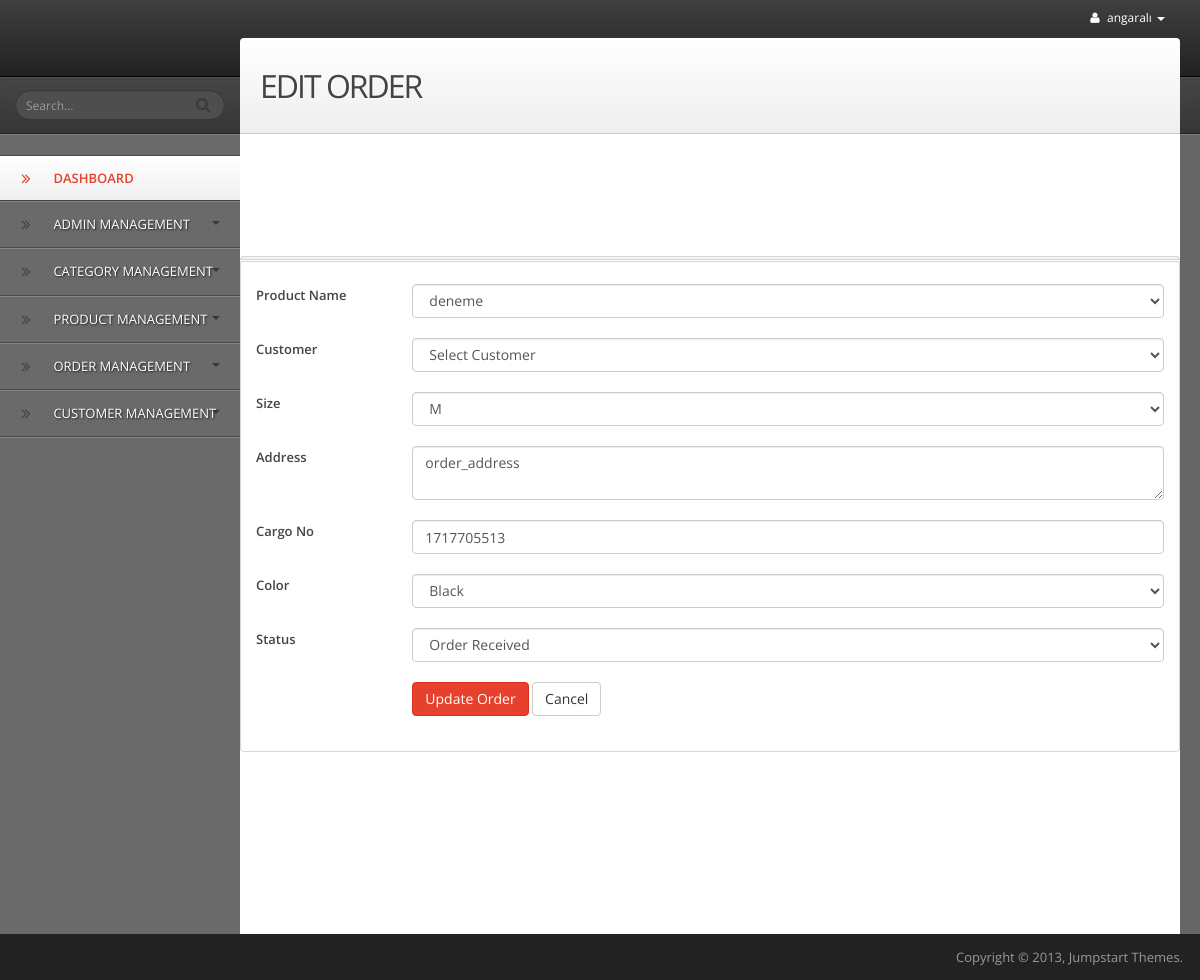
/back-end/admin_panel/edit_order.php?id=4 (signed in), run on the app's committed database.
### tables this page shows
CREATE TABLE `order_table` (
  `order_id` int(11) NOT NULL,
  `product_id` int(11) NOT NULL,
  `customer_id` int(11) NOT NULL,
  `order_address` varchar(5000) NOT NULL,
  `cargo_no` int(11) NOT NULL,
  `color` varchar(20) NOT NULL,
  `size` varchar(20) NOT NULL,
  `order_status` varchar(40) NOT NULL
);

### back-end/admin_panel/edit_order.php (the view, shortened to what this page needs)
<?php
include("config.php");
$servername = "localhost";
$username = "root";
$password = "";
$dbname = "test";
$conn = new mysqli($servername, $username, $password, $dbname);
$order_id = $_GET['id'];
$sql = "SELECT * FROM order_table WHERE order_id = $order_id";
$result = $conn->query($sql);
if ($result->num_rows > 0) {
    $row = $result->fetch_assoc();
} else {
    echo "Order not found.";
    exit();
}
$product_sql = "SELECT * FROM product_table";
$product_result = $conn->query($product_sql);
?>
<?php include('header.php'); ?>
<body>
    <div id="wrapper">
        <?php include('top_bar.php'); ?>
        <?php include('left_sidebar.php'); ?>
        <div id="content">
            <div id="content-header">
                <h1>EDIT ORDER</h1>
            </div>
            <div class="portlet">
                <div class="portlet-header"></div>
                <div class="portlet-content">
                    <form action="edit_order.php" method="POST" class="form-horizontal" role="form">
                        <div class="form-group">
                            <label class="col-md-2">Product Name</label>
                            <div class="col-md-10">
                                <select name="product_id" class="form-control" required>
                                    <?php
                                    if ($product_result->num_rows > 0) {
                                        while($product_row = $product_result->fetch_assoc()) {
                                            $selected = ($product_row['product_id'] == $row['product_id']) ? 'selected' : '';
                                            echo "<option value='" . $product_row['product_id'] . "' $selected>" . $product_row['product_name'] . "</option>";
                                        }
                                    }
                                    ?>
                                </select>
                            </div>
                        </div>
                        <div class="form-group">
                            <label class="col-md-2">Customer</label>
                            <div class="col-md-10">
                                <select name="customer_id" class="form-control" required>
                                    <option value="">Select Customer</option>
                                </select>
                            </div>
                        </div>
                        <div class="form-group">
                            <label class="col-md-2">Size</label>
                            <div class="col-md-10">
                                <select name="size" class="form-control" required>
                                    <option value="M" <?php echo ($row['size'] == 'M') ? 'selected' : ''; ?>>M</option>
                                </select>
                            </div>
                        </div>
                        <div class="form-group">
                            <label class="col-md-2">Address</label>
                            <div class="col-md-10">
                                <textarea name="order_address" class="form-control" placeholder="Address" required><?php echo $row['order_address']; ?></textarea>
                            </div>
                        </div>
                        <div class="form-group">
                            <label class="col-md-2">Cargo No</label>
                            <div class="col-md-10">
                            <input type="text" name="cargo_no" class="form-control" value="<?php echo $row['cargo_no']; ?>" required>
                            </div>
                        </div>
                        <div class="form-group">
                            <label class="col-md-2">Color</label>
                            <div class="col-md-10">
                                <select name="color" class="form-control" required>
                                    <option value="black" <?php echo ($row['color'] == 'black') ? 'selected' : ''; ?>>Black</option>
                                </select>
                            </div>
                        </div>
                        <div class="form-group">
                            <label class="col-md-2">Status</label>
                            <div class="col-md-10">
                                <select name="order_status" class="form-control" required>
                                    <option value="order received" <?php echo ($row['order_status'] == 'order received') ? 'selected' : ''; ?>>Order Received</option>
                                </select>
                            </div>
                        </div>
                        <div class="form-group">
                        <div class="col-md-offset-2 col-md-10">
                            <button type="submit" name="orderedit" class="btn btn-primary">Update Order</button>
                            <button type="button" class="btn btn-default" onclick="window.history.back()">Cancel</button>
                        </div>
                    </div>
                    </form>
                </div>
            </div>
        </div>
    </div>
    <?php include('footer.php'); ?>
</body>
</html>

### data on the page
order_table: size "M", order_address "order_address", cargo_no "1717705513"

### other printed values
$_SESSION['admin_username'] "angaralı"
form field product_id "deneme"
